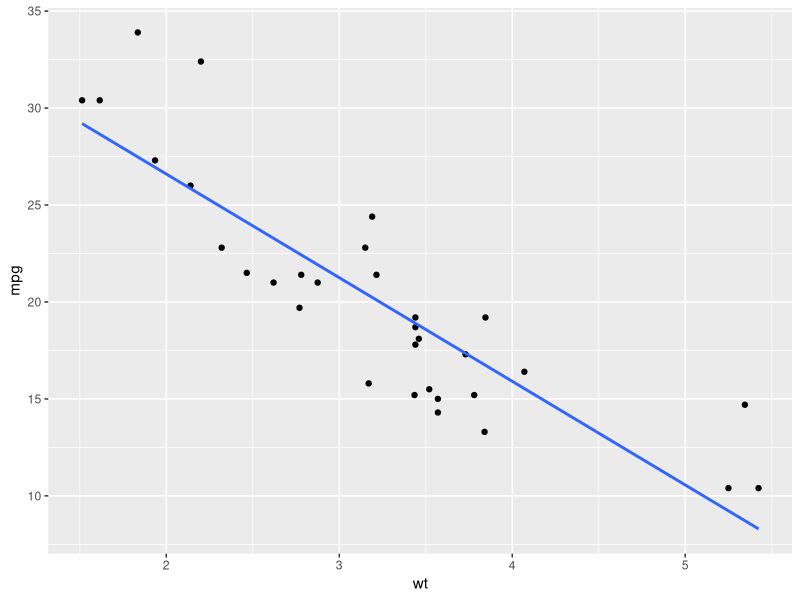

Here is the R script that generated this plot:
## ---- chunk 1
data("mtcars")

library(ggplot2)

ggplot2::ggplot(mtcars, aes(wt, mpg))+
  geom_point()+
  geom_smooth(method = "lm", se=F)
